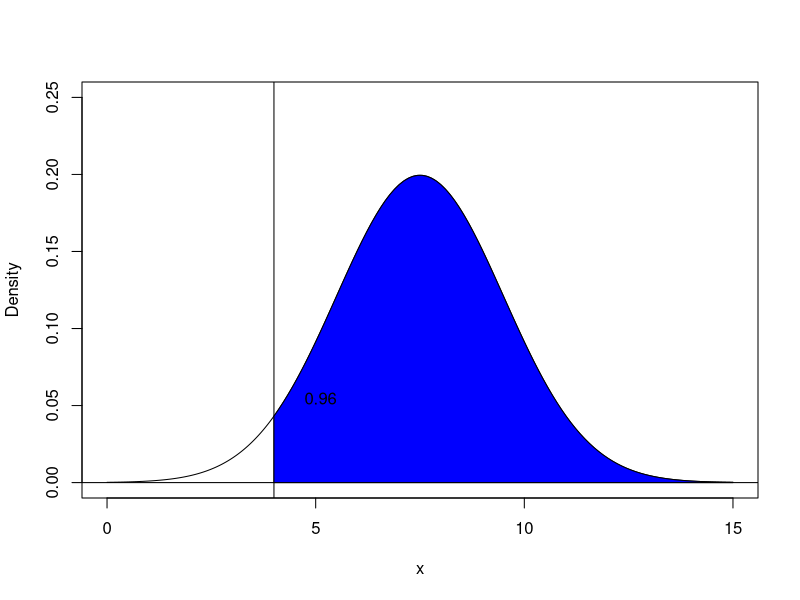
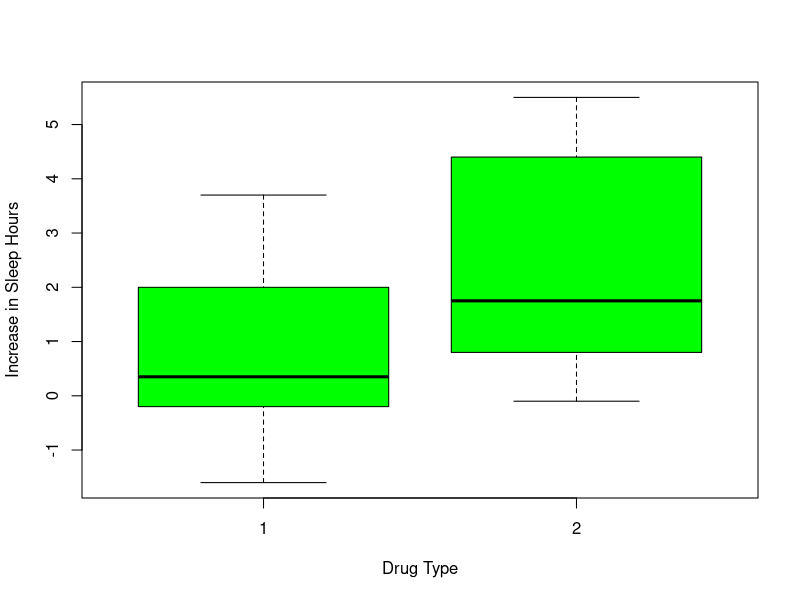
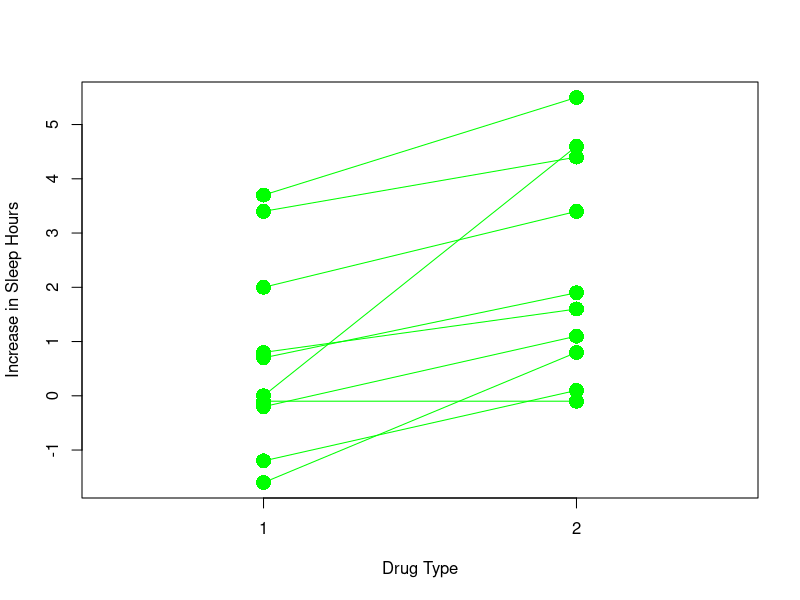

Reproduce these figures in R, in order.
library(calibrate)

## Normal distribution p-value

# inputs
mean = 7.5
sd = 2
x1 <- 4   # change this value 


x <- seq(0,15, length.out = 1000)
y <- dnorm(x, mean = mean, sd = sd)


y1 <- dnorm(x1, mean = mean, sd = sd)
p <- pnorm(x1, mean = mean, sd = sd, lower.tail = FALSE)

# Coordinates of polygon
xpol <- seq(x1, max(x), length=100)
ypol <- dnorm(xpol, mean = mean, sd = sd)
ypolbase <- rep(0,100)
label <- paste("Colored Area", format(p, digits=2))

par(mfrow=c(1,1))
plot(x,y, xlim = c(0,15), ylim = c(0, 0.25), type = "l", ylab = "Density")
#points(x1, y1, pch = 4)
abline(v=x1)
abline(h=0)
polygon( c(xpol, rev(xpol)), c(ypolbase, rev(ypol)), col = "blue")
textxy(x1+0.5, y1+0.005, labs = format(p, digits=2), cex = 1)


## t-test
# unpaired data
boxplot(extra ~ group, data = sleep, col="green", xlab="Drug Type", 
        ylab = "Increase in Sleep Hours")

drug1 <- sleep$extra[1:10]
drug2 <- sleep$extra[11:20]
t.test(drug1, drug2)
t.test(drug1, drug2)$conf


# paired Data
g1 <- sleep[sleep$group==1,]
g1$group <- as.numeric(g1$group)
g2 <- sleep[sleep$group==2,]
g2$group <- as.numeric(g2$group)
plot(as.numeric(sleep$group), sleep$extra, type = "p", cex = 2, xlim=c(0.5,2.5),
     xlab="Drug Type", ylab = "Increase in Sleep Hours", pch = 16, 
     col = "green", xaxt = "n")
axis(side =1, at = c(1,2))
for (i in 1:nrow(g1)){
  segments(g1$group[i], g1$extra[i], g2$group[i], g2$extra[i], col = "green")
}

drug1 <- sleep$extra[1:10]
drug2 <- sleep$extra[11:20]
t.test(drug1, drug2, paired = TRUE)
t.test(drug1, drug2, paired = TRUE)$conf
